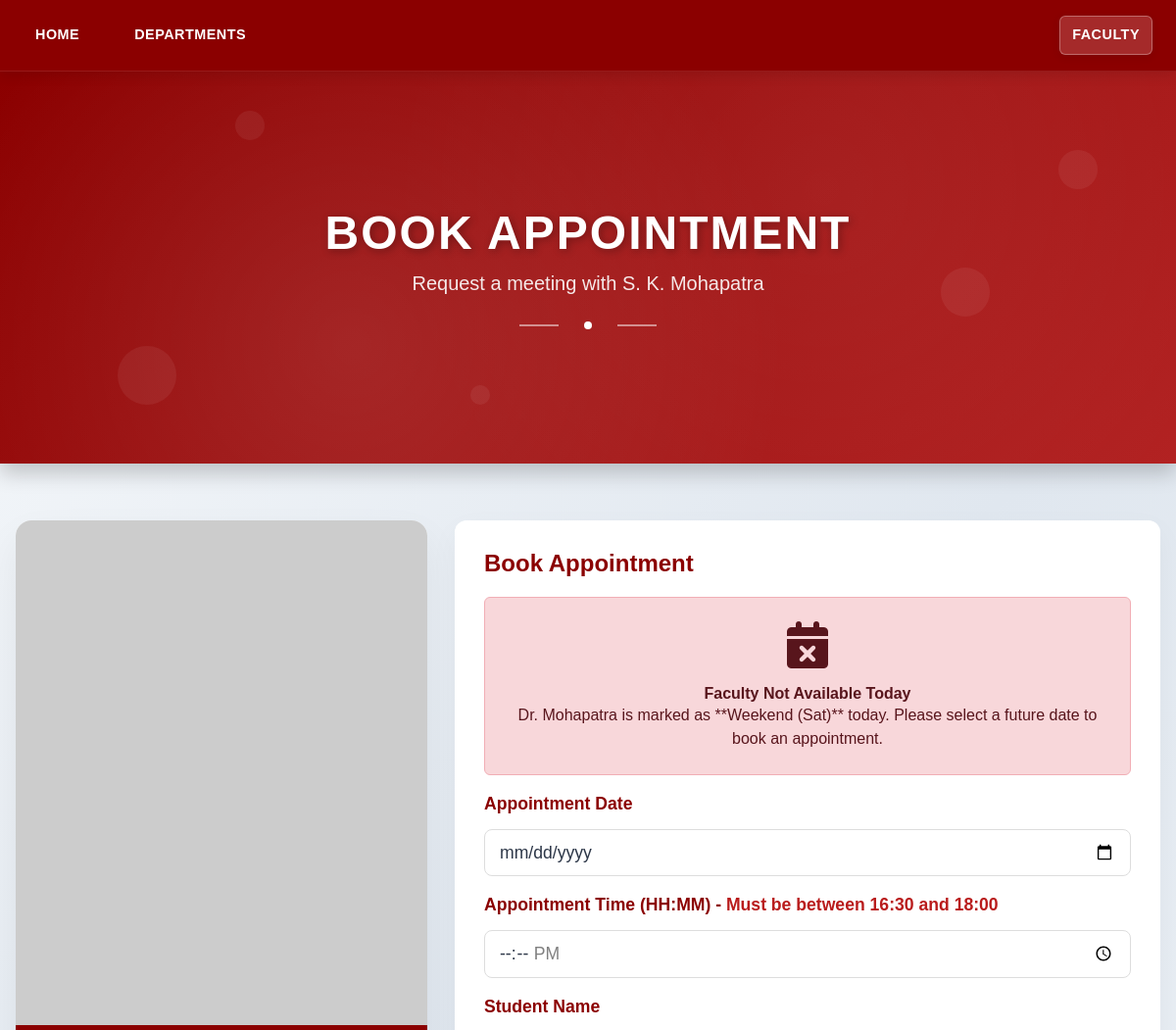
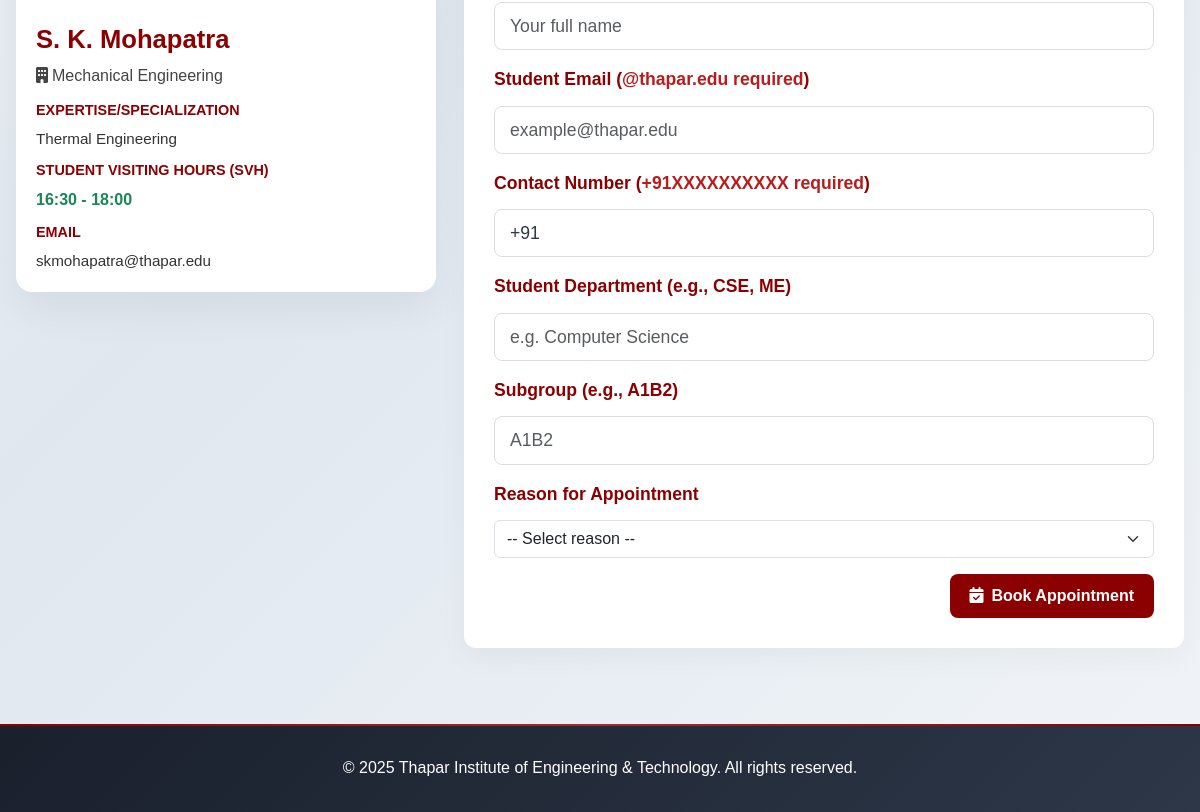
The page /book-appointment.php?id=217 on the database as committed earlier (2 pictures, top to bottom).
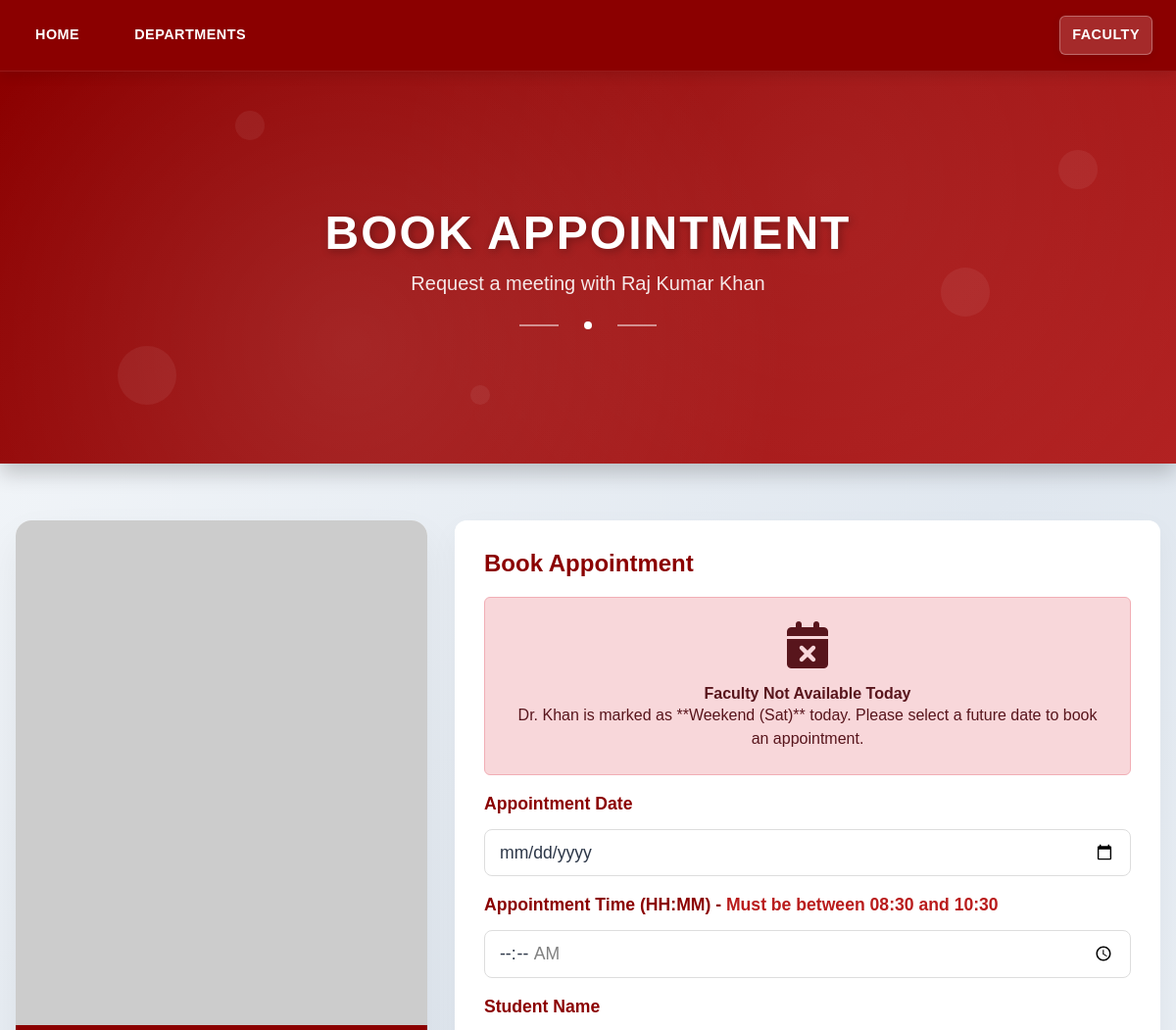
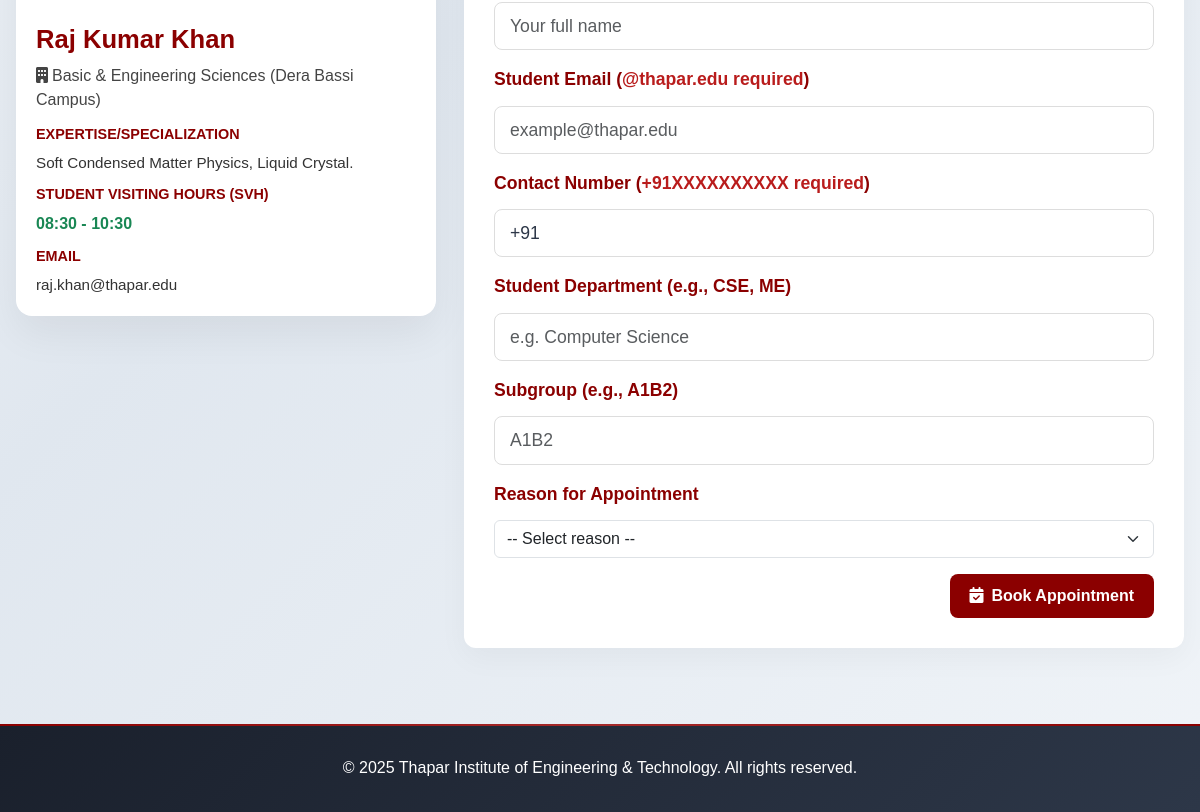
The same page on the database as committed later (2 pictures, top to bottom).
### tables this page shows
CREATE TABLE `faculty` (
  `faculty_id` int(11) NOT NULL,
  `first_name` varchar(50) DEFAULT NULL,
  `last_name` varchar(50) DEFAULT NULL,
  `department_id` int(11) DEFAULT NULL,
  `department` varchar(150) DEFAULT NULL,
  `Department_2` int(10) NOT NULL,
  `Department_3` int(10) NOT NULL,
  `email` varchar(150) DEFAULT NULL,
  `password` varchar(255) NOT NULL,
  `password1` varchar(255) NOT NULL,
  `expertise` text DEFAULT NULL,
  `is_guide` tinyint(1) DEFAULT NULL,
  `svh_start_time` varchar(20) NOT NULL,
  `svh_end_time` varchar(20) NOT NULL,
  `Image` varchar(200) NOT NULL,
  `CT` varchar(1000) NOT NULL
);

### book-appointment.php (the view, shortened to what the changed rows need)
<?php
require_once 'db.php';
function e($s){ return htmlspecialchars($s ?? '', ENT_QUOTES, 'UTF-8'); }
$faculty_id = filter_input(INPUT_GET, 'id', FILTER_VALIDATE_INT);
$faculty = null;
if ($faculty_id) {
    $stmt = $pdo->prepare("
        SELECT faculty_id, first_name, last_name, department, expertise, Image, email, svh_start_time, svh_end_time
        FROM faculty
        WHERE faculty_id = :id LIMIT 1
    ");
    $stmt->execute([':id' => $faculty_id]);
    $faculty = $stmt->fetch(PDO::FETCH_ASSOC);
}
$faculty['full_name'] = e($faculty['first_name'] . ' ' . $faculty['last_name']);
$faculty['image_url'] = $faculty['Image'] ?: 'https://placehold.co/420x260/A52A2A/ffffff?text=Image%20Missing';
$faculty['svh_hours_display'] = substr($faculty['svh_start_time'], 0, 5) . ' - ' . substr($faculty['svh_end_time'], 0, 5);
$today_ymd = date('Y-m-d');
$non_teaching_dates = [
    '2025-08-15',
    '2025-09-22',
    '2025-09-23',
    '2025-09-24',
    '2025-10-06',
    '2025-10-07',
    '2025-10-08',
    '2025-11-14',
    '2025-12-12',
    '2025-12-13',
    '2025-12-19',
    '2025-12-20',
    '2025-11-24',
    '2025-11-25',
];
function checkBookingDateStatus($date_ymd, $non_teaching_dates) {
    $day_name = date('D', strtotime($date_ymd));
    $is_weekend = ($day_name === 'Sat' || $day_name === 'Sun');
    if ($is_weekend) {
        return ['is_disabled' => true, 'reason' => "Weekend ($day_name)"];
    }
    return ['is_disabled' => false, 'reason' => ''];
}
$initial_date_status = checkBookingDateStatus($today_ymd, $non_teaching_dates);
$isFacultyAbsentToday = $initial_date_status['is_disabled'];
$absence_reason_today = $initial_date_status['reason'];
?>
<!doctype html>
<html lang="en">
<head>
  <link href="https://cdn.jsdelivr.net/npm/bootstrap@5.3.2/dist/css/bootstrap.min.css" rel="stylesheet">
  <script src="https://cdn.tailwindcss.com"></script>
  <link rel="stylesheet" href="styles.css">
  <link href="https://cdnjs.cloudflare.com/ajax/libs/font-awesome/6.0.0/css/all.min.css" rel="stylesheet">
  <link href="https://unpkg.com/aos@2.3.1/dist/aos.css" rel="stylesheet">
</head>
<body>
  <section class="hero-section">
    <div class="hero-content">
      <h1 class="hero-title">Book Appointment</h1>
      <p class="hero-subtitle">Request a meeting with <?php echo $faculty['full_name']; ?></p>
      <div class="hero-decoration">
        <div class="decoration-line"></div>
        <div class="decoration-dot"></div>
        <div class="decoration-line"></div>
      </div>
    </div>
  </section>
  <div class="page-inner">
    <div class="layout">
      <div class="left-card" data-aos="fade-right" aria-label="Faculty Information">
        <div class="faculty-card-vertical">
          <div class="faculty-body">
            <div class="faculty-name"><?php echo $faculty['full_name']; ?></div>
            <div class="faculty-title"><i class="fas fa-building me-1"></i><?php echo e($faculty['department']); ?></div>
            <div>
              <div class="label-strong">Expertise/Specialization</div>
              <div class="faculty-special" style="color:#333; line-height:1.5;">
                  <?php echo nl2br(e($faculty['expertise'] ?? 'N/A')); ?>
              </div>
            </div>
            <div style="margin-top:10px;">
              <div class="label-strong">Student Visiting Hours (SVH)</div>
              <div class="faculty-special text-success font-bold" style="font-size:1rem;">
                  <?php echo e($faculty['svh_hours_display']); ?>
              </div>
            </div>
            <div style="margin-top:10px;">
              <div class="label-strong">Email</div>
              <div class="faculty-special"><?php echo e($faculty['email'] ?? 'Not provided'); ?></div>
            </div>
          </div>
        </div>
      </div>
      <div class="form-card" data-aos="fade-left">
        <?php
        if ($isFacultyAbsentToday && !($booking_date_status['is_disabled'] ?? false)): ?>
            <div class="alert alert-danger text-center p-4">
                <i class="fas fa-calendar-times fa-3x mb-3"></i>
                <h5 class="font-bold">Faculty Not Available Today</h5>
                <p class="mb-0">
                    Dr. <?php echo e($faculty['last_name']); ?> is marked as **<?php echo e($absence_reason_today); ?>** today.
                    Please select a future date to book an appointment.
                </p>
            </div>
        <?php endif; ?>
        <form method="post" id="appointmentForm" novalidate>
            <div class="mb-3">
              <label class="form-label">Appointment Time (HH:MM) - <span class="text-red-700 font-bold">Must be between <?php echo substr($faculty['svh_start_time'], 0, 5) . ' and ' . substr($faculty['svh_end_time'], 0, 5); ?></span></label>
            </div>
          </form>
      </div>
    </div>
  </div>
</body>
</html>

Rows that differ between the two databases and show on the page:
changed faculty: department "Mechanical Engineering" → "Basic & Engineering Sciences (Dera Bassi Campus)"; expertise "Thermal Engineering" → "Soft Condensed Matter Physics, Liquid Crystal."; email "skmohapatra@thapar.edu" → "raj.khan@thapar.edu"; last_name "Mohapatra" → "Khan"; svh_start_time "16:30" → "08:30"; svh_end_time "18:00" → "10:30"
Other text that changed with them:
$faculty['full_name']: "S. K. Mohapatra" → "Raj Kumar Khan"
$faculty['svh_hours_display']: "16:30 - 18:00" → "08:30 - 10:30"
